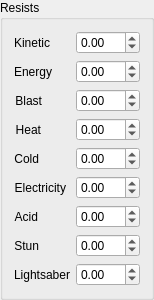
  <widget class="QGroupBox" name="groupBox">
   <property name="geometry">
    <rect>
     <x>10</x>
     <y>410</y>
     <width>151</width>
     <height>251</height>
    </rect>
   </property>
   <property name="title">
    <string>Resists</string>
   </property>
   <layout class="QFormLayout" name="formLayout">
    <item row="0" column="0">
     <widget class="QLabel" name="label_18">
      <property name="text">
       <string>Kinetic</string>
      </property>
      <property name="alignment">
       <set>Qt::AlignRight|Qt::AlignTrailing|Qt::AlignVCenter</set>
      </property>
     </widget>
    </item>
    <item row="0" column="1">
     <widget class="QDoubleSpinBox" name="kinetic">
      <property name="minimum">
       <double>-1.000000000000000</double>
      </property>
      <property name="maximum">
       <double>100.000000000000000</double>
      </property>
     </widget>
    </item>
    <item row="1" column="0">
     <widget class="QLabel" name="label_19">
      <property name="text">
       <string>Energy</string>
      </property>
      <property name="alignment">
       <set>Qt::AlignRight|Qt::AlignTrailing|Qt::AlignVCenter</set>
      </property>
     </widget>
    </item>
    <item row="1" column="1">
     <widget class="QDoubleSpinBox" name="energy">
      <property name="minimum">
       <double>-1.000000000000000</double>
      </property>
      <property name="maximum">
       <double>100.000000000000000</double>
      </property>
     </widget>
    </item>
    <item row="2" column="0">
     <widget class="QLabel" name="label_20">
      <property name="text">
       <string>Blast</string>
      </property>
      <property name="alignment">
       <set>Qt::AlignRight|Qt::AlignTrailing|Qt::AlignVCenter</set>
      </property>
     </widget>
    </item>
    <item row="2" column="1">
     <widget class="QDoubleSpinBox" name="blast">
      <property name="minimum">
       <double>-1.000000000000000</double>
      </property>
      <property name="maximum">
       <double>100.000000000000000</double>
      </property>
     </widget>
    </item>
    <item row="3" column="0">
     <widget class="QLabel" name="label_21">
      <property name="text">
       <string>Heat</string>
      </property>
      <property name="alignment">
       <set>Qt::AlignRight|Qt::AlignTrailing|Qt::AlignVCenter</set>
      </property>
     </widget>
    </item>
    <item row="3" column="1">
     <widget class="QDoubleSpinBox" name="heat">
      <property name="minimum">
       <double>-1.000000000000000</double>
      </property>
      <property name="maximum">
       <double>100.000000000000000</double>
      </property>
     </widget>
    </item>
    <item row="4" column="0">
     <widget class="QLabel" name="label_22">
      <property name="text">
       <string>Cold</string>
      </property>
      <property name="alignment">
       <set>Qt::AlignRight|Qt::AlignTrailing|Qt::AlignVCenter</set>
      </property>
     </widget>
    </item>
    <item row="4" column="1">
     <widget class="QDoubleSpinBox" name="cold">
      <property name="minimum">
       <double>-1.000000000000000</double>
      </property>
      <property name="maximum">
       <double>100.000000000000000</double>
      </property>
     </widget>
    </item>
    <item row="5" column="0">
     <widget class="QLabel" name="label_23">
      <property name="text">
       <string>Electricity</string>
      </property>
      <property name="alignment">
       <set>Qt::AlignRight|Qt::AlignTrailing|Qt::AlignVCenter</set>
      </property>
     </widget>
    </item>
    <item row="5" column="1">
     <widget class="QDoubleSpinBox" name="electricity">
      <property name="minimum">
       <double>-1.000000000000000</double>
      </property>
      <property name="maximum">
       <double>100.000000000000000</double>
      </property>
     </widget>
    </item>
    <item row="6" column="0">
     <widget class="QLabel" name="label_24">
      <property name="text">
       <string>Acid</string>
      </property>
      <property name="alignment">
       <set>Qt::AlignRight|Qt::AlignTrailing|Qt::AlignVCenter</set>
      </property>
     </widget>
    </item>
    <item row="6" column="1">
     <widget class="QDoubleSpinBox" name="acid">
      <property name="minimum">
       <double>-1.000000000000000</double>
      </property>
      <property name="maximum">
       <double>100.000000000000000</double>
      </property>
     </widget>
    </item>
    <item row="7" column="0">
     <widget class="QLabel" name="label_25">
      <property name="text">
       <string>Stun</string>
      </property>
      <property name="alignment">
       <set>Qt::AlignRight|Qt::AlignTrailing|Qt::AlignVCenter</set>
      </property>
     </widget>
    </item>
    <item row="7" column="1">
     <widget class="QDoubleSpinBox" name="stun">
      <property name="minimum">
       <double>-1.000000000000000</double>
      </property>
      <property name="maximum">
       <double>100.000000000000000</double>
      </property>
     </widget>
    </item>
    <item row="8" column="0">
     <widget class="QLabel" name="label_26">
      <property name="text">
       <string>Lightsaber</string>
      </property>
      <property name="alignment">
       <set>Qt::AlignRight|Qt::AlignTrailing|Qt::AlignVCenter</set>
      </property>
     </widget>
    </item>
    <item row="8" column="1">
     <widget class="QDoubleSpinBox" name="lightsaber">
      <property name="minimum">
       <double>-1.000000000000000</double>
      </property>
      <property name="maximum">
       <double>100.000000000000000</double>
      </property>
     </widget>
    </item>
   </layout>
  </widget>
